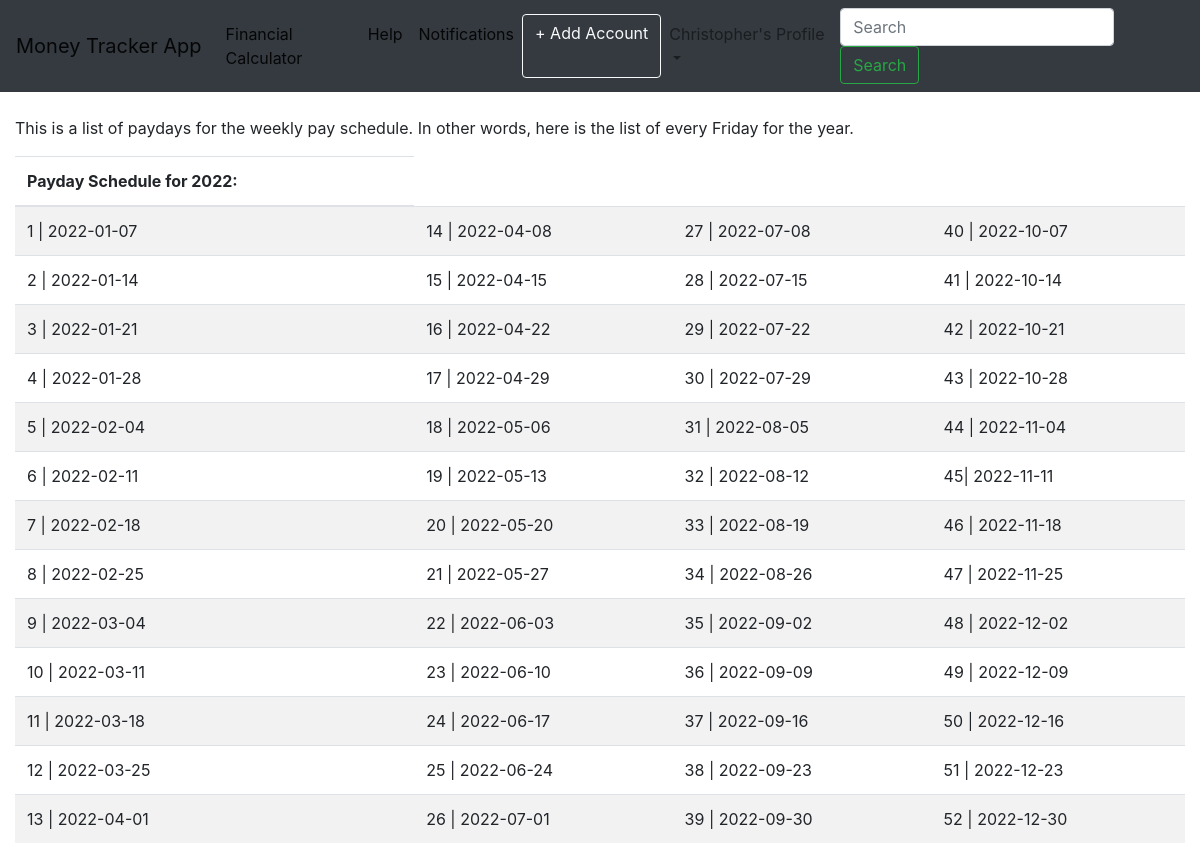
The page /home (signed in) on the database as committed earlier.
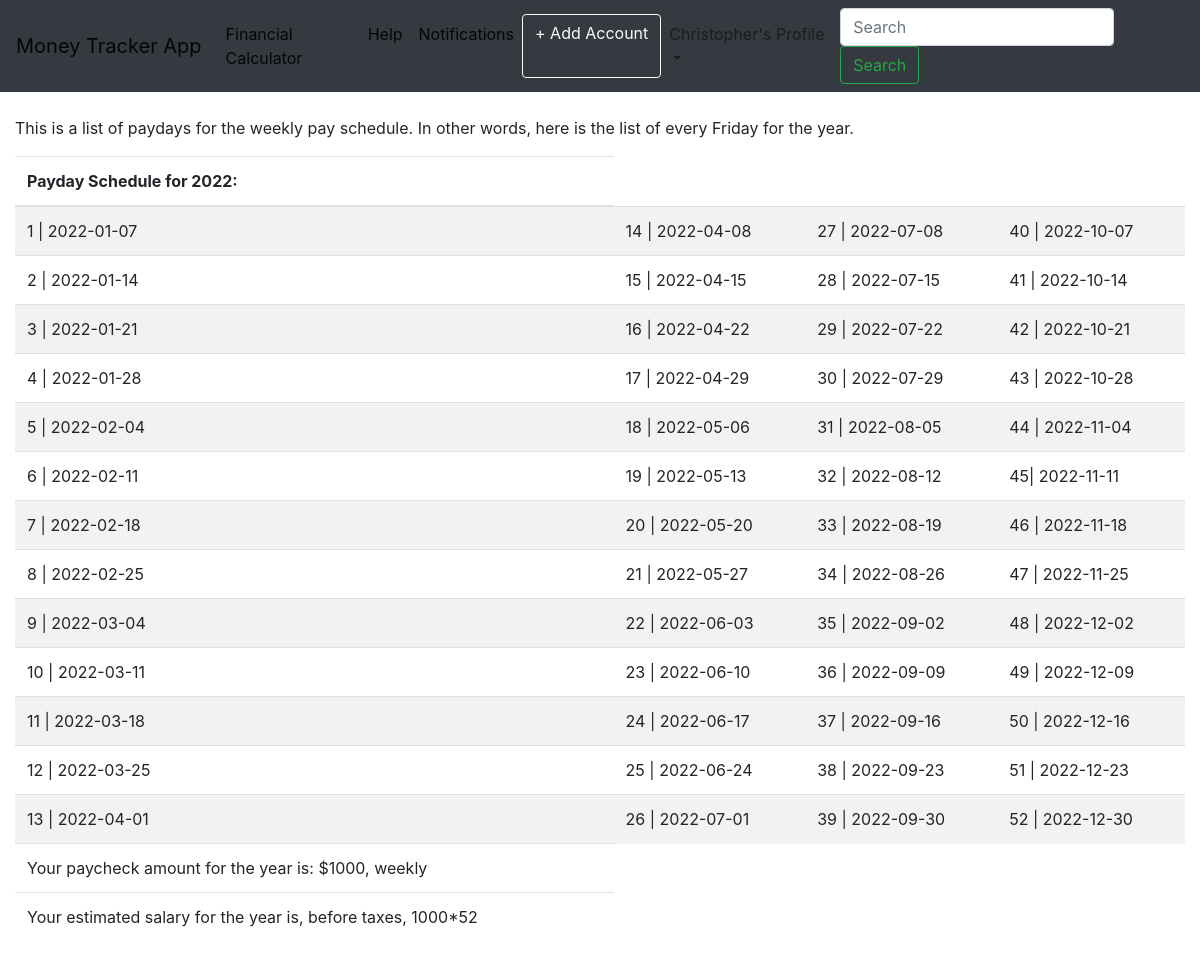
The same page on the database as committed later.
### models.py (models this page shows)
class Paycheck(db.Model):
    id = db.Column(db.Integer, primary_key=True)
    amount = db.Column(db.Integer, nullable=False)
    payday = db.Column(db.String(20), nullable=False)
    user_paycheck = db.Column(db.Integer, db.ForeignKey('user.id'), nullable=True)

### views.py (the view)
@views.route('/home', methods=['POST', 'GET'])
@login_required
def home():
    if request.method == 'POST':
        pass
    else:
        paycheck = Paycheck.query.all()
        payday = Paycheck.query.with_entities(Paycheck.payday).all()
        print(str(list(itertools.chain(*payday))))
        today = date.today() # current day
        table = []
        for d in every_payday(2022):
            table.append(d.strftime("%Y-%m-%d"))
        return render_template("home.html", user=current_user, paycheck=paycheck, table=table, payday=Paycheck.payday)

### __init__.py (called while the page is built)
def create_app():
    app = Flask(__name__)
    app.config['SECRET_KEY'] = 'udhfshdoho ijsdfoi'
    app.config['SQLALCHEMY_DATABASE_URI'] = f'sqlite:///{DB_NAME}'
    db.init_app(app)
    from .views import views
    from .auth import auth
    app.register_blueprint(views, url_prefix='/')
    app.register_blueprint(auth, url_prefix='/')
    from .models import User, Account, Paycheck, Expenses
    create_database(app)
    login_manager = LoginManager()
    login_manager.login_view = 'auth.login'
    login_manager.init_app(app)
    @login_manager.user_loader
    def load_user(id):
        return User.query.get(int(id))
    return app

### views.py (called while the page is built)
def every_payday(year):
    d = date(year, 1, 7) # getting the first friday
    d += timedelta(days = 4 - d.weekday()) # adding every friday to d
    while d.year == year: # looping through the entire year while the d.year is equal to the specified year.
        yield d
        d += timedelta(days = 7) # since payday is weekly or every 7 days

### templates/home.html (shortened to what the changed rows need)
<!DOCTYPE html>
<html lang="en">
<head>
    <link rel="stylesheet" href="https://maxcdn.bootstrapcdn.com/bootstrap/4.0.0/css/bootstrap.min.css"
>
    <link href="{{url_for('static', filename='styles.css')}}" rel="stylesheet" >
</head>
<body>
    <div class="container-fluid">
        <br/>
        <table class="table table-striped">
            <thead>
                <tr>
                    <th>Payday Schedule for 2022:</th>
                </tr>
            </thead>
            <tfoot>
                {% for paycheck in paycheck %}
                <tr>
                    <td>Your paycheck amount for the year is: ${{paycheck.amount}}, {{paycheck.payday}}</td>
                </tr>
                <tr>
                    <td>Your estimated salary for the year is, before taxes, {{paycheck.amount}}*52</td>
                </tr>
                {% endfor %}
            </tfoot>
        </table>
    </div>
</body>
</html>

Rows that differ between the two databases and show on the page:
added Paycheck: amount "1000", payday "weekly"
